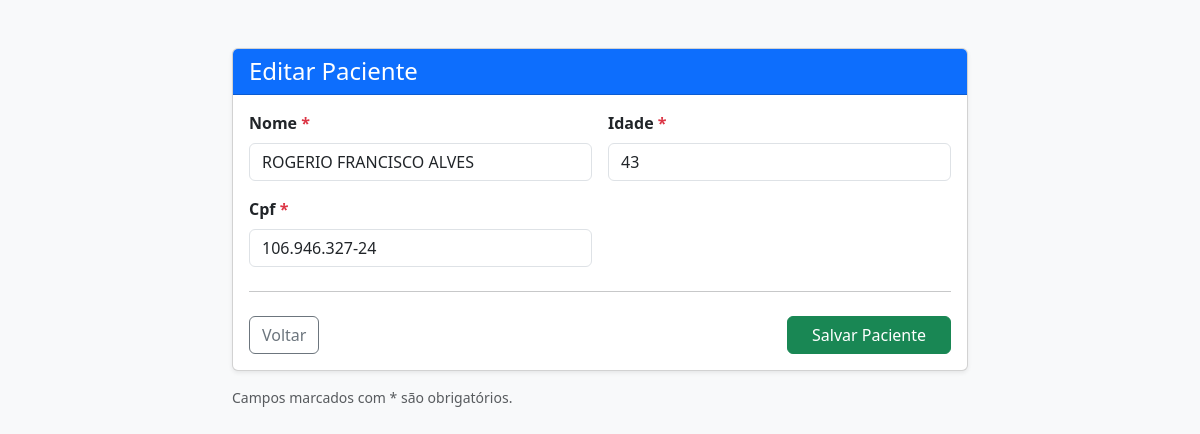
/pacientes/editar/1/, run on an earlier commit of the app's database.
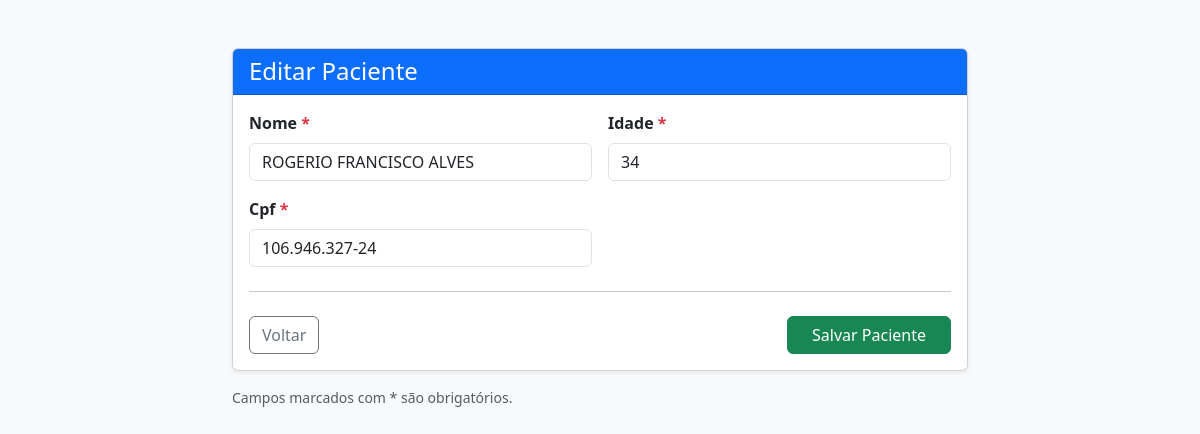
And on a later commit of the database.
### pacientes/models.py (models this page shows, shortened)
class Paciente(models.Model):
    nome = models.CharField(max_length=100)
    idade = models.IntegerField()
    cpf = models.CharField(max_length=14, unique=True)

### pacientes/views.py (the view)
# urls.py: path('editar/<int:pk>/', views.editar_paciente, name='editar_paciente'),
def editar_paciente(request, pk):
    paciente = get_object_or_404(Paciente, pk=pk)
    if request.method == 'POST':
        form = PacienteForm(request.POST, instance=paciente)
        if form.is_valid():
            form.save()
            return redirect('listar_pacientes')
    else:
        form = PacienteForm(instance=paciente)
    return render(request, 'pacientes/form.html', {'form': form})

### pacientes/forms.py
class PacienteForm(forms.ModelForm):
    class Meta:
        model = Paciente
        fields = '__all__'
        widgets = {
            'nome': forms.TextInput(attrs={'class': 'form-control'}),
            'idade': forms.NumberInput(attrs={'class': 'form-control'}),
            'cpf': forms.TextInput(attrs={
                'class': 'form-control',
                'maxlength': '14',
                'placeholder': '000.000.000-00',
                'oninput': 'mascaraCPF(this)'
            }),
        }

### pacientes/templates/pacientes/form.html (shortened to what this page needs)
<!DOCTYPE html>
<html lang="pt-br">
<head>
    <link href="https://cdn.jsdelivr.net/npm/bootstrap@5.3.2/dist/css/bootstrap.min.css" rel="stylesheet">
</head>
<body class="bg-light">
<div class="container mt-5 mb-5">
    <div class="row justify-content-center">
        <div class="col-lg-8">
            <div class="card shadow-sm">
                <div class="card-header bg-primary text-white">
                    <h4 class="mb-0">
                        {% if form.instance.pk %}
                            Editar Paciente
                        {% else %}
                            Cadastro de Paciente
                        {% endif %}
                    </h4>
                </div>
                <div class="card-body">
                    <form method="post" novalidate>
                        <div class="row g-3">
                            {% for field in form %}
                                <div class="col-md-6">
                                    <label class="form-label fw-semibold">
                                        {{ field.label }}
                                        {% if field.field.required %}
                                            <span class="text-danger">*</span>
                                        {% endif %}
                                    </label>
                                    {{ field }}
                                </div>
                            {% endfor %}
                        </div>
                        <hr class="my-4">
                        <div class="d-flex justify-content-between">
                            <a href="{% url 'listar_pacientes' %}" class="btn btn-outline-secondary">
                                Voltar
                            </a>
                            <button type="submit" class="btn btn-success px-4">
                                Salvar Paciente
                            </button>
                        </div>
                    </form>
                </div>
            </div>
            <p class="text-muted small mt-3">
                Campos marcados com * são obrigatórios.
            </p>
        </div>
    </div>
</div>
</body>
</html>

What changed in the data, as far as the page shows it:
changed Paciente "ROGERIO FRANCISCO ALVES": idade "43" → "34"
